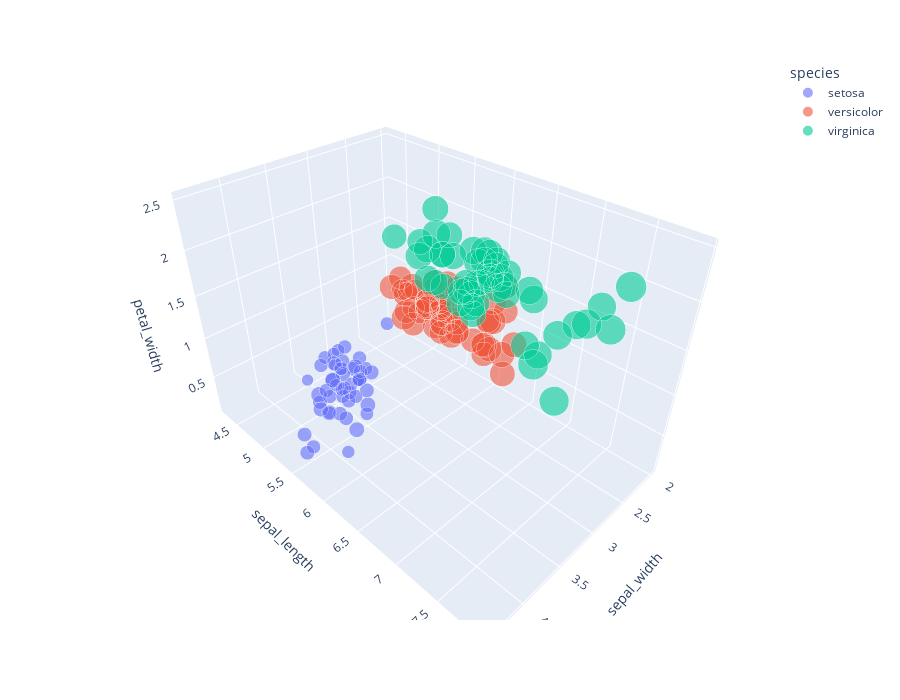

Notebook source saved alongside this figure:
### Markdown cell above
## Plot data

We set the repository in a way that you can use [Plotly](https://plotly.com/python/) for interactive visualizations.
For more information, check [this documentation](https://jupyterbook.org/en/stable/interactive/interactive.html).

### Code cell
# Plot the Iris dataset using Plotly
g1 = px.scatter_3d(df,
                   x="sepal_width",
                   y="sepal_length",
                   z="petal_width",
                   color="species",
                   size="petal_length",
                   opacity=0.6,
                   size_max=30,
                   height=700)
g1

### Figure 1 — Plotly figure (JSON) as saved in the notebook; plotly's stock layout.template omitted (floating-point values rounded to 4 significant figures)
{"data": [{"hovertemplate": "species=setosa<br>sepal_width=%{x}<br>sepal_length=%{y}<br>petal_width=%{z}<br>petal_length=%{marker.size}<extra></extra>", "legendgroup": "setosa", "marker": {"color": "#636efa", "opacity": 0.6, "size": [1.4, 1.4, 1.3, 1.5, 1.4, 1.7, 1.4, 1.5, 1.4, 1.5, 1.5, 1.6, 1.4, 1.1, 1.2, 1.5, 1.3, 1.4, 1.7, 1.5, 1.7, 1.5, 1.0, 1.7, 1.9, 1.6, 1.6, 1.5, 1.4, 1.6, 1.6, 1.5, 1.5, 1.4, 1.5, 1.2, 1.3, 1.5, 1.3, 1.5, 1.3, 1.3, 1.3, 1.6, 1.9, 1.4, 1.6, 1.4, 1.5, 1.4], "sizemode": "area", "sizeref": 0.007667, "symbol": "circle"}, "mode": "markers", "name": "setosa", "scene": "scene", "showlegend": true, "type": "scatter3d", "x": [3.5, 3.0, 3.2, 3.1, 3.6, 3.9, 3.4, 3.4, 2.9, 3.1, 3.7, 3.4, 3.0, 3.0, 4.0, 4.4, 3.9, 3.5, 3.8, 3.8, 3.4, 3.7, 3.6, 3.3, 3.4, 3.0, 3.4, 3.5, 3.4, 3.2, 3.1, 3.4, 4.1, 4.2, 3.1, 3.2, 3.5, 3.1, 3.0, 3.4, 3.5, 2.3, 3.2, 3.5, 3.8, 3.0, 3.8, 3.2, 3.7, 3.3], "y": [5.1, 4.9, 4.7, 4.6, 5.0, 5.4, 4.6, 5.0, 4.4, 4.9, 5.4, 4.8, 4.8, 4.3, 5.8, 5.7, 5.4, 5.1, 5.7, 5.1, 5.4, 5.1, 4.6, 5.1, 4.8, 5.0, 5.0, 5.2, 5.2, 4.7, 4.8, 5.4, 5.2, 5.5, 4.9, 5.0, 5.5, 4.9, 4.4, 5.1, 5.0, 4.5, 4.4, 5.0, 5.1, 4.8, 5.1, 4.6, 5.3, 5.0], "z": [0.2, 0.2, 0.2, 0.2, 0.2, 0.4, 0.3, 0.2, 0.2, 0.1, 0.2, 0.2, 0.1, 0.1, 0.2, 0.4, 0.4, 0.3, 0.3, 0.3, 0.2, 0.4, 0.2, 0.5, 0.2, 0.2, 0.4, 0.2, 0.2, 0.2, 0.2, 0.4, 0.1, 0.2, 0.1, 0.2, 0.2, 0.1, 0.2, 0.2, 0.3, 0.3, 0.2, 0.6, 0.4, 0.3, 0.2, 0.2, 0.2, 0.2]}, {"hovertemplate": "species=versicolor<br>sepal_width=%{x}<br>sepal_length=%{y}<br>petal_width=%{z}<br>petal_length=%{marker.size}<extra></extra>", "legendgroup": "versicolor", "marker": {"color": "#EF553B", "opacity": 0.6, "size": [4.7, 4.5, 4.9, 4.0, 4.6, 4.5, 4.7, 3.3, 4.6, 3.9, 3.5, 4.2, 4.0, 4.7, 3.6, 4.4, 4.5, 4.1, 4.5, 3.9, 4.8, 4.0, 4.9, 4.7, 4.3, 4.4, 4.8, 5.0, 4.5, 3.5, 3.8, 3.7, 3.9, 5.1, 4.5, 4.5, 4.7, 4.4, 4.1, 4.0, 4.4, 4.6, 4.0, 3.3, 4.2, 4.2, 4.2, 4.3, 3.0, 4.1], "sizemode": "area", "sizeref": 0.007667, "symbol": "circle"}, "mode": "markers", "name": "versicolor", "scene": "scene", "showlegend": true, "type": "scatter3d", "x": [3.2, 3.2, 3.1, 2.3, 2.8, 2.8, 3.3, 2.4, 2.9, 2.7, 2.0, 3.0, 2.2, 2.9, 2.9, 3.1, 3.0, 2.7, 2.2, 2.5, 3.2, 2.8, 2.5, 2.8, 2.9, 3.0, 2.8, 3.0, 2.9, 2.6, 2.4, 2.4, 2.7, 2.7, 3.0, 3.4, 3.1, 2.3, 3.0, 2.5, 2.6, 3.0, 2.6, 2.3, 2.7, 3.0, 2.9, 2.9, 2.5, 2.8], "y": [7.0, 6.4, 6.9, 5.5, 6.5, 5.7, 6.3, 4.9, 6.6, 5.2, 5.0, 5.9, 6.0, 6.1, 5.6, 6.7, 5.6, 5.8, 6.2, 5.6, 5.9, 6.1, 6.3, 6.1, 6.4, 6.6, 6.8, 6.7, 6.0, 5.7, 5.5, 5.5, 5.8, 6.0, 5.4, 6.0, 6.7, 6.3, 5.6, 5.5, 5.5, 6.1, 5.8, 5.0, 5.6, 5.7, 5.7, 6.2, 5.1, 5.7], "z": [1.4, 1.5, 1.5, 1.3, 1.5, 1.3, 1.6, 1.0, 1.3, 1.4, 1.0, 1.5, 1.0, 1.4, 1.3, 1.4, 1.5, 1.0, 1.5, 1.1, 1.8, 1.3, 1.5, 1.2, 1.3, 1.4, 1.4, 1.7, 1.5, 1.0, 1.1, 1.0, 1.2, 1.6, 1.5, 1.6, 1.5, 1.3, 1.3, 1.3, 1.2, 1.4, 1.2, 1.0, 1.3, 1.2, 1.3, 1.3, 1.1, 1.3]}, {"hovertemplate": "species=virginica<br>sepal_width=%{x}<br>sepal_length=%{y}<br>petal_width=%{z}<br>petal_length=%{marker.size}<extra></extra>", "legendgroup": "virginica", "marker": {"color": "#00cc96", "opacity": 0.6, "size": [6.0, 5.1, 5.9, 5.6, 5.8, 6.6, 4.5, 6.3, 5.8, 6.1, 5.1, 5.3, 5.5, 5.0, 5.1, 5.3, 5.5, 6.7, 6.9, 5.0, 5.7, 4.9, 6.7, 4.9, 5.7, 6.0, 4.8, 4.9, 5.6, 5.8, 6.1, 6.4, 5.6, 5.1, 5.6, 6.1, 5.6, 5.5, 4.8, 5.4, 5.6, 5.1, 5.1, 5.9, 5.7, 5.2, 5.0, 5.2, 5.4, 5.1], "sizemode": "area", "sizeref": 0.007667, "symbol": "circle"}, "mode": "markers", "name": "virginica", "scene": "scene", "showlegend": true, "type": "scatter3d", "x": [3.3, 2.7, 3.0, 2.9, 3.0, 3.0, 2.5, 2.9, 2.5, 3.6, 3.2, 2.7, 3.0, 2.5, 2.8, 3.2, 3.0, 3.8, 2.6, 2.2, 3.2, 2.8, 2.8, 2.7, 3.3, 3.2, 2.8, 3.0, 2.8, 3.0, 2.8, 3.8, 2.8, 2.8, 2.6, 3.0, 3.4, 3.1, 3.0, 3.1, 3.1, 3.1, 2.7, 3.2, 3.3, 3.0, 2.5, 3.0, 3.4, 3.0], "y": [6.3, 5.8, 7.1, 6.3, 6.5, 7.6, 4.9, 7.3, 6.7, 7.2, 6.5, 6.4, 6.8, 5.7, 5.8, 6.4, 6.5, 7.7, 7.7, 6.0, 6.9, 5.6, 7.7, 6.3, 6.7, 7.2, 6.2, 6.1, 6.4, 7.2, 7.4, 7.9, 6.4, 6.3, 6.1, 7.7, 6.3, 6.4, 6.0, 6.9, 6.7, 6.9, 5.8, 6.8, 6.7, 6.7, 6.3, 6.5, 6.2, 5.9], "z": [2.5, 1.9, 2.1, 1.8, 2.2, 2.1, 1.7, 1.8, 1.8, 2.5, 2.0, 1.9, 2.1, 2.0, 2.4, 2.3, 1.8, 2.2, 2.3, 1.5, 2.3, 2.0, 2.0, 1.8, 2.1, 1.8, 1.8, 1.8, 2.1, 1.6, 1.9, 2.0, 2.2, 1.5, 1.4, 2.3, 2.4, 1.8, 1.8, 2.1, 2.4, 2.3, 1.9, 2.3, 2.5, 2.3, 1.9, 2.0, 2.3, 1.8]}], "layout": {"height": 700, "legend": {"itemsizing": "constant", "title": {"text": "species"}, "tracegroupgap": 0}, "margin": {"t": 60}, "scene": {"domain": {"x": [0.0, 1.0], "y": [0.0, 1.0]}, "xaxis": {"title": {"text": "sepal_width"}}, "yaxis": {"title": {"text": "sepal_length"}}, "zaxis": {"title": {"text": "petal_width"}}}}}
